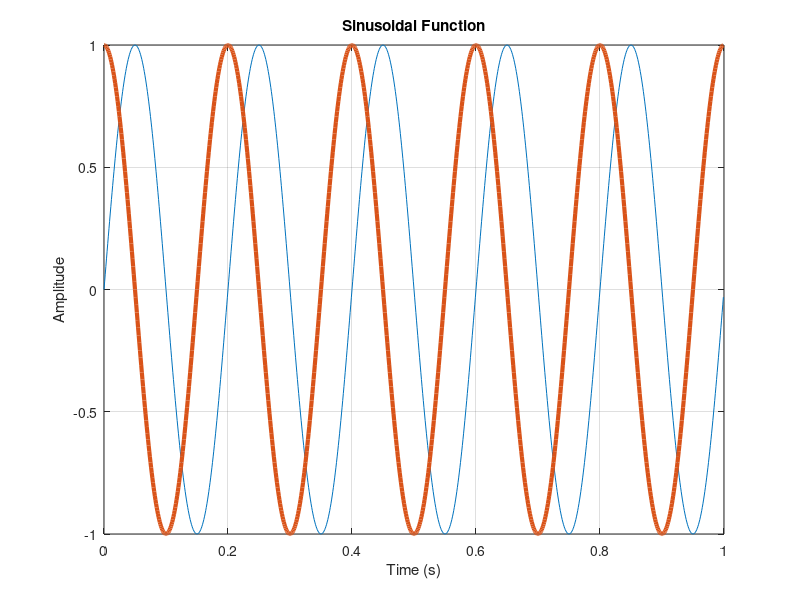

MATLAB code for this plot:
N = 1000;
dt = 0.001;
n = 0:(N-1);
t = n*dt;

f = 5;              % frequency (Hz)
A1 = 1;            % amplitude
x1 = A1 * sin(2*pi*f*t); % sinusoidal function
x2 = A1 * sin(2*pi*f*t + pi/2); % sinusoidal function with phase shift

plot(t, x1, t, x2, 'LineWidth', 3)
xlabel('Time (s)')
ylabel('Amplitude')
title('Sinusoidal Function')
grid on
